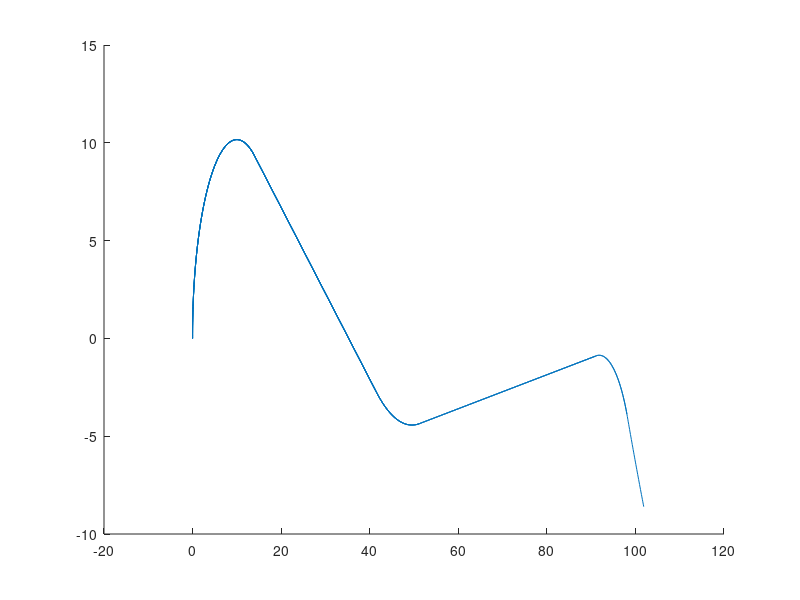

MATLAB code to generate this figure:
clear all
close all

trackPoints = 1000;
track.input = [
    1 , 20 ,10;
    0 ,30 ,0;
    -1 , 10 ,20;
    0, 40 ,0;
    1, 8  ,8;
    -1,6  ,120;
    0, 50 ,0];

trackLength = sum(track.input(:,2));
lenthIncrement =  trackLength / trackPoints ;
x = 0;
y = 0;
currentBearing = 0;

lengthTravledTotal = 0;
lengthTravledSegment = 0;

trackSegment = 1;

for i = 2:trackPoints
    
    lastPos = [x(i-1);y(i-1)]
    
    lengthTravledTotal = lengthTravledTotal + lenthIncrement;
    lengthTravledSegment = lengthTravledSegment + lenthIncrement;
    
    if lengthTravledSegment> track.input(trackSegment,2)
        lengthTravledSegment = lengthTravledSegment - track.input(trackSegment,2);
        trackSegment = trackSegment +1
        line(x,y)
    end
    
    travel = [0;lenthIncrement];
    
    if track.input(trackSegment,1) ~= 0
        angle = 360*(lenthIncrement/(pi * 2 * track.input(trackSegment,3)));
        forwardTravel  = sind(angle)*track.input(trackSegment,3);
        transverseTravel = track.input(trackSegment,3) - cosd(angle)*track.input(trackSegment,3);
        if track.input(trackSegment,1) == 1 %left
            transverseTravel = - transverseTravel;
        end
        travel = [transverseTravel;forwardTravel];
    end
    
    travel = [cosd(currentBearing),-sind(currentBearing);sind(currentBearing),cosd(currentBearing)]*travel;
    newpos = travel+lastPos;
    x(i) = newpos(1);
    y(i) = newpos(2);
    
    if track.input(trackSegment,1) == -1 %Right
        currentBearing = currentBearing + angle;
    else if track.input(trackSegment,1) == 1
            currentBearing = currentBearing - angle;
        end
    end
    
    
end







